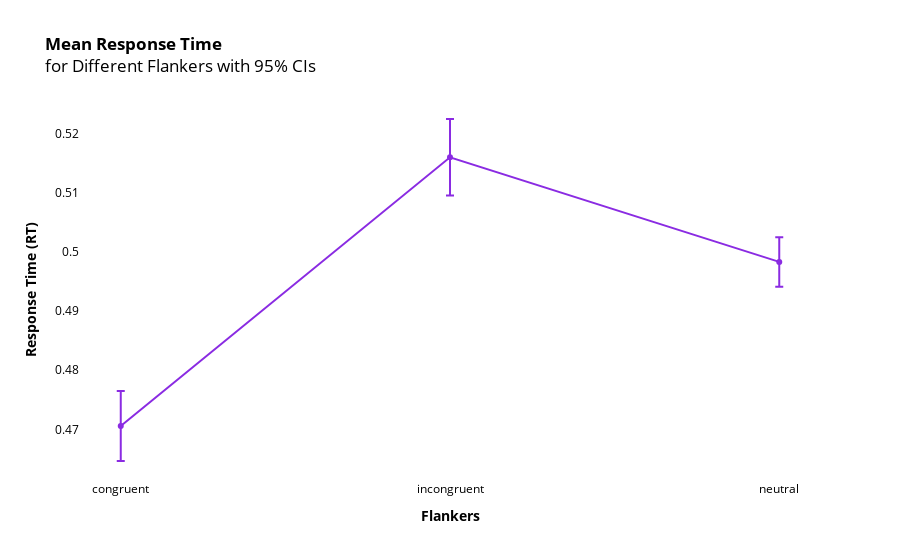

Notebook code for this chart:
### Markdown cell above
1. The response time (RT) data displays a skewed distribution, with faster RTs observed, up to the human performance limits.
2. Suspicious outliers indicate possible anomalous data points that need further investigation.
3. The box plots confirm the expected flanker effect: slower RTs in the incongruent condition, faster RTs in the congruent condition, and intermediate RTs in the neutral condition. However, the overlapping distributions make the differences less distinct.

### Code cell
# Calculate mean and 95% confidence intervals for each flanker condition
mean_df = df.groupby('flankers')['rt'].mean().reset_index()
ci_df = df.groupby('flankers')['rt'].agg(lambda x: x.sem() * 1.96).reset_index()

# Create the point plot using Plotly
fig = go.Figure()

fig.add_trace(go.Scatter(x=mean_df['flankers'], y=mean_df['rt'],
                         mode='markers+lines', marker=dict(color='blueviolet'),
                         error_y=dict(type='data', array=ci_df['rt'], visible=True)))

# Update the layout for better visualization
fig.update_layout(
    title="<b>Mean Response Time</b> <br>for Different Flankers with 95% CIs",
    xaxis_title="<b>Flankers</b>",
    yaxis_title="<b>Response Time (RT)</b>",
    plot_bgcolor='white',  # Set background color to white
    paper_bgcolor='white',  # Set paper background color to light gray
    font=dict(color='black'),  # Set font color to black
)

# Show the interactive plot
fig.show()

### Figure 1 — Plotly figure (JSON) as saved in the notebook; plotly's stock layout.template omitted (floating-point values rounded to 4 significant figures)
{"data": [{"error_y": {"array": [0.005908, 0.006464, 0.004183], "type": "data", "visible": true}, "marker": {"color": "blueviolet"}, "mode": "markers+lines", "type": "scatter", "x": ["congruent", "incongruent", "neutral"], "y": [0.4706, 0.516, 0.4983]}], "layout": {"font": {"color": "black"}, "paper_bgcolor": "white", "plot_bgcolor": "white", "title": {"text": "<b>Mean Response Time</b> <br>for Different Flankers with 95% CIs"}, "xaxis": {"title": {"text": "<b>Flankers</b>"}}, "yaxis": {"title": {"text": "<b>Response Time (RT)</b>"}}}}
